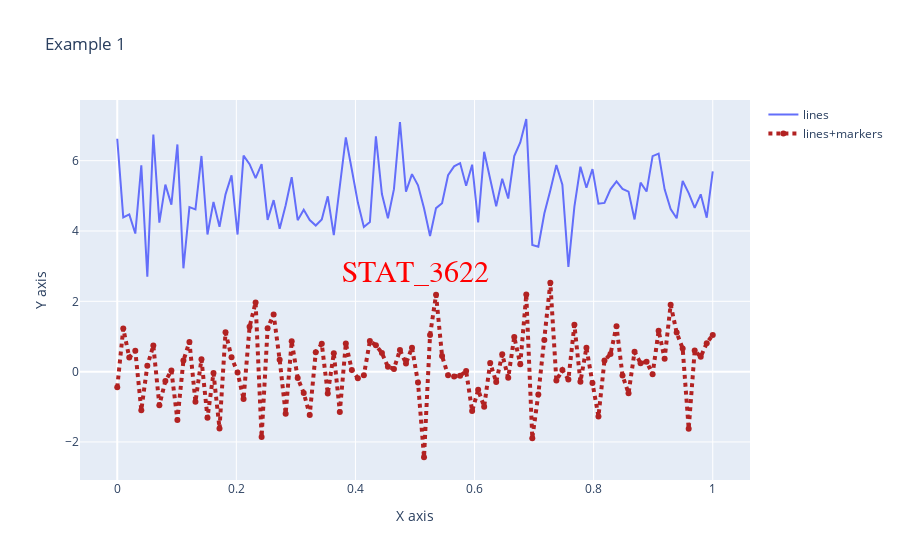

The cell this chart's notebook holds for it:
### Code cell
fig = go.Figure()
fig.add_trace(go.Scatter(x=random_x, y=random_y0,
                    mode='lines',
                    name='lines'))
fig.add_trace(go.Scatter(x=random_x, y=random_y1,
                    mode='lines+markers',
                    name='lines+markers',
                    line = dict(color='firebrick', width=4, dash='dot')))
fig.update_layout(title='Example 1',
                   xaxis_title='X axis',
                   yaxis_title='Y axis',
                 )
annotations_text = []
annotations_text.append(dict(x=0.5, y=2.8,
                              text='STAT_3622',
                              font=dict(family='Arial',
                                        size=30,
                                        color='red'),
                              showarrow=False))
fig.update_layout(annotations=annotations_text)
fig.show()
